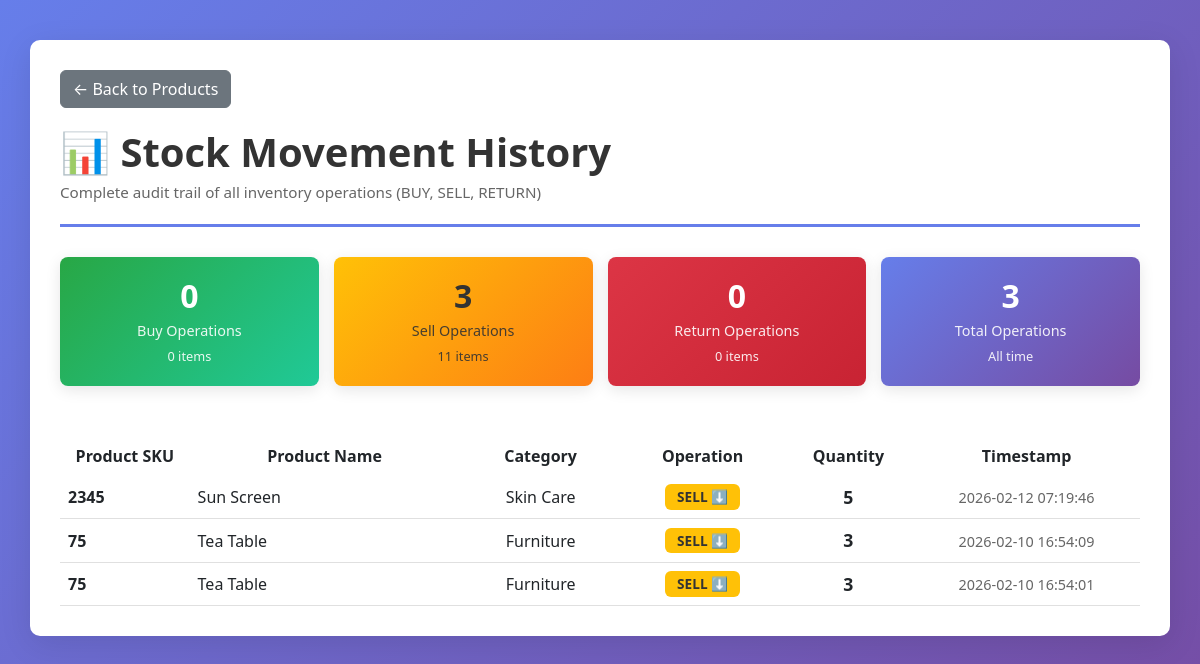
The page /stock-history on the database as committed earlier.
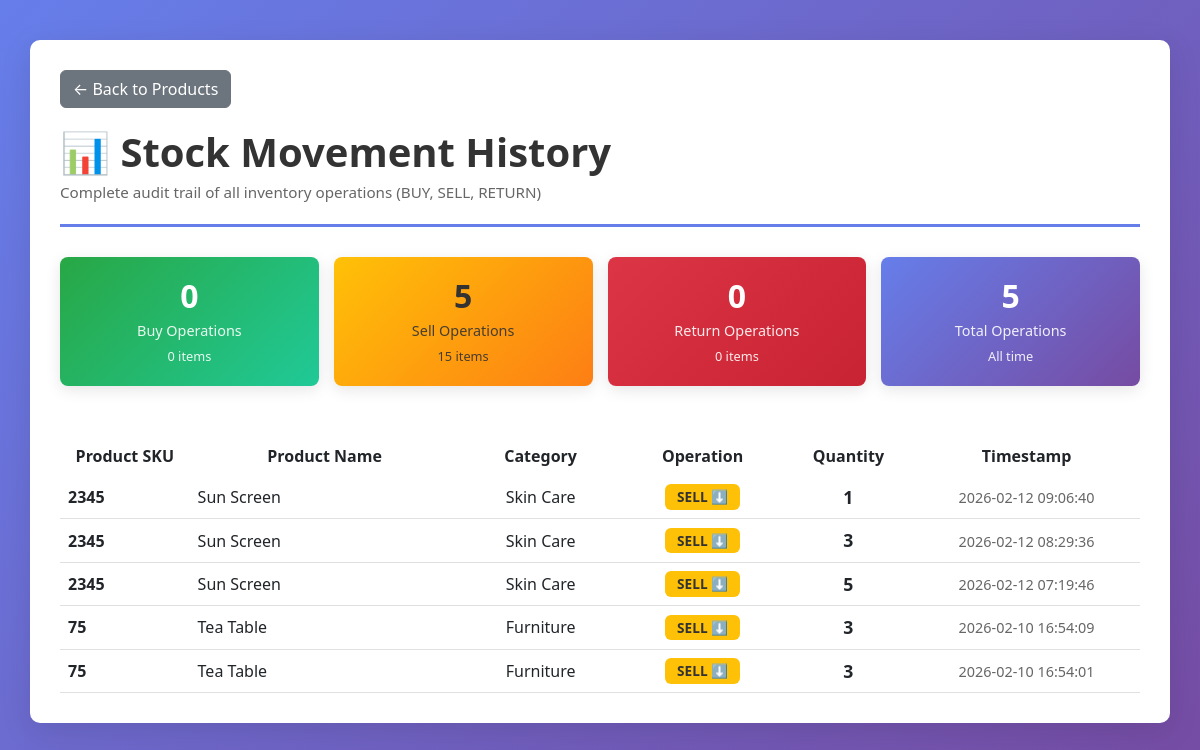
The same page on the database as committed later.
### tables this page shows
CREATE TABLE `STOCK MOVEMENT` (
            id INTEGER PRIMARY KEY AUTOINCREMENT,
            product_id INTEGER NOT NULL,
            type TEXT NOT NULL,
            quantity INTEGER NOT NULL,
            timestamp TIMESTAMP DEFAULT CURRENT_TIMESTAMP,
            FOREIGN KEY (product_id) REFERENCES `PRODUCT TABLE (Core Table)`(ID)
        );

CREATE TABLE `PRODUCT TABLE (Core Table)` (
            ID INTEGER PRIMARY KEY AUTOINCREMENT,
            sku TEXT NOT NULL UNIQUE,
            Name TEXT NOT NULL,
            category_id INTEGER,
            price REAL NOT NULL,
            quantity INTEGER NOT NULL,
            shelf_number TEXT NOT NULL,
            reorder_level INTEGER NOT NULL,
            created_at TIMESTAMP DEFAULT CURRENT_TIMESTAMP, barcode_path TEXT,
            FOREIGN KEY (category_id) REFERENCES `CATEGORY TABLE`(id)
        );

CREATE TABLE `CATEGORY TABLE` (
            id INTEGER PRIMARY KEY AUTOINCREMENT,
            name TEXT NOT NULL,
            created_at TIMESTAMP DEFAULT CURRENT_TIMESTAMP
        );

### app.py (the view)
@app.route('/stock-history')
def stock_history():
    conn = get_db_connection()
    movements = conn.execute('''
        SELECT sm.id, sm.product_id, sm.type, sm.quantity, sm.timestamp,
               p.sku, p.Name, c.name as category_name
        FROM `STOCK MOVEMENT` sm
        JOIN `PRODUCT TABLE (Core Table)` p ON sm.product_id = p.ID
        LEFT JOIN `CATEGORY TABLE` c ON p.category_id = c.id
        ORDER BY sm.timestamp DESC
    ''').fetchall()
    conn.close()
    return render_template('stock_history.html', movements=movements)

### app.py (called while the page is built)
def get_db_connection():
    conn = sqlite3.connect(DATABASE)
    conn.row_factory = sqlite3.Row
    return conn

### templates/stock_history.html (shortened to what this page needs)
<!DOCTYPE html>
<html lang="en">
<head>
    <link href="https://cdn.jsdelivr.net/npm/bootstrap@5.3.0/dist/css/bootstrap.min.css" rel="stylesheet">
</head>
<body>
    <div class="container">
        <a href="/products" class="btn btn-secondary btn-back">← Back to Products</a>
        <div class="header">
            <h1>📊 Stock Movement History</h1>
            <p>Complete audit trail of all inventory operations (BUY, SELL, RETURN)</p>
        </div>
        {% if movements %}
            {% set buy_count = movements|selectattr('type', 'equalto', 'BUY')|list|length %}
            {% set sell_count = movements|selectattr('type', 'equalto', 'SELL')|list|length %}
            {% set return_count = movements|selectattr('type', 'equalto', 'RETURN')|list|length %}
            {% set buy_qty = movements|selectattr('type', 'equalto', 'BUY')|map(attribute='quantity')|sum %}
            {% set sell_qty = movements|selectattr('type', 'equalto', 'SELL')|map(attribute='quantity')|sum %}
            {% set return_qty = movements|selectattr('type', 'equalto', 'RETURN')|map(attribute='quantity')|sum %}
            <div class="stats">
                <div class="stat-card buy">
                    <h3>{{ buy_count }}</h3>
                    <p>Buy Operations</p>
                    <p style="font-size: 0.8rem;">{{ buy_qty }} items</p>
                </div>
                <div class="stat-card sell">
                    <h3>{{ sell_count }}</h3>
                    <p>Sell Operations</p>
                    <p style="font-size: 0.8rem;">{{ sell_qty }} items</p>
                </div>
                <div class="stat-card return">
                    <h3>{{ return_count }}</h3>
                    <p>Return Operations</p>
                    <p style="font-size: 0.8rem;">{{ return_qty }} items</p>
                </div>
                <div class="stat-card">
                    <h3>{{ movements|length }}</h3>
                    <p>Total Operations</p>
                    <p style="font-size: 0.8rem;">All time</p>
                </div>
            </div>
        {% endif %}
        <div class="table-wrapper">
            {% if movements %}
                <table class="table table-hover" style="margin-bottom: 0;">
                    <thead>
                        <tr>
                            <th style="width: 12%;">Product SKU</th>
                            <th style="width: 25%;">Product Name</th>
                            <th style="width: 15%;">Category</th>
                            <th style="width: 15%;">Operation</th>
                            <th style="width: 12%;">Quantity</th>
                            <th style="width: 21%;">Timestamp</th>
                        </tr>
                    </thead>
                    <tbody>
                        {% for movement in movements %}
                            <tr>
                                <td><strong>{{ movement.sku }}</strong></td>
                                <td>{{ movement.Name }}</td>
                                <td>
                                    {% if movement.category_name %}
                                        {{ movement.category_name }}
                                    {% else %}
                                        <span style="color: #999;">Uncategorized</span>
                                    {% endif %}
                                </td>
                                <td>
                                    {% if movement.type == 'BUY' %}
                                        <span class="badge badge-buy">BUY ⬆️</span>
                                    {% elif movement.type == 'SELL' %}
                                        <span class="badge badge-sell">SELL ⬇️</span>
                                    {% elif movement.type == 'RETURN' %}
                                        <span class="badge badge-return">RETURN 🔄</span>
                                    {% else %}
                                        <span class="badge bg-secondary">{{ movement.type }}</span>
                                    {% endif %}
                                </td>
                                <td>
                                    <span class="quantity">{{ movement.quantity }}</span>
                                </td>
                                <td>
                                    <span class="timestamp">{{ movement.timestamp }}</span>
                                </td>
                            </tr>
                        {% endfor %}
                    </tbody>
                </table>
            {% else %}
                <div class="no-data">
                    <h5>No stock movements recorded yet</h5>
                    <p>Start by adding products and performing buy/sell/return operations</p>
                </div>
            {% endif %}
        </div>
    </div>
</body>
</html>

### templates/stock_history.html (style rules this page uses)
body { background: linear-gradient(135deg, #667eea 0%, #764ba2 100%); min-height: 100vh; padding: 20px; }
.container { background: white; border-radius: 10px; box-shadow: 0 8px 32px rgba(0, 0, 0, 0.1); padding: 30px; margin-top: 20px; }
.header { margin-bottom: 30px; padding-bottom: 20px; border-bottom: 3px solid #667eea; }
.header h1 { color: #333; font-weight: bold; margin: 0; }
.header p { color: #666; margin: 5px 0 0 0; font-size: 0.95rem; }
.btn-back { display: inline-block; margin-bottom: 20px; }
.table-wrapper { overflow-x: auto; }
table { margin-top: 20px; }
th { background-color: #667eea; color: white; font-weight: 600; text-align: center; padding: 15px 10px; border: none; }
td { padding: 12px 10px; text-align: center; vertical-align: middle; border-bottom: 1px solid #e0e0e0; }
td:first-child { text-align: left; }
td:nth-child(2) { text-align: left; }
.badge { padding: 6px 12px; font-size: 0.85rem; font-weight: 600; }
.badge-sell { background-color: #ffc107; color: #333; }
.quantity { font-weight: 600; font-size: 1.1rem; }
.timestamp { font-size: 0.9rem; color: #666; }
.stats { display: grid; grid-template-columns: repeat(auto-fit, minmax(150px, 1fr)); gap: 15px; margin-bottom: 30px; }
.stat-card { background: linear-gradient(135deg, #667eea 0%, #764ba2 100%); color: white; padding: 20px; border-radius: 8px; text-align: center; box-shadow: 0 4px 15px rgba(0, 0, 0, 0.1); }
.stat-card h3 { margin: 0; font-size: 2rem; font-weight: bold; }
.stat-card p { margin: 5px 0 0 0; font-size: 0.9rem; opacity: 0.9; }
.stat-card.buy { background: linear-gradient(135deg, #28a745 0%, #20c997 100%); }
.stat-card.sell { background: linear-gradient(135deg, #ffc107 0%, #fd7e14 100%); color: #333; }
.stat-card.return { background: linear-gradient(135deg, #dc3545 0%, #c82333 100%); }

Rows that differ between the two databases and show on the page:
added STOCK MOVEMENT: sku "2345", Name "Sun Screen", category_name "Skin Care", type "SELL ⬇️", quantity "1", timestamp "2026-02-12 09:06:40"
added STOCK MOVEMENT: sku "2345", Name "Sun Screen", category_name "Skin Care", type "SELL ⬇️", quantity "3", timestamp "2026-02-12 08:29:36"
Other text that changed with them:
{{ sell_count }}: "3" → "5"
{{ sell_qty }}: "11" → "15"
{{ movements|length }}: "3" → "5"
